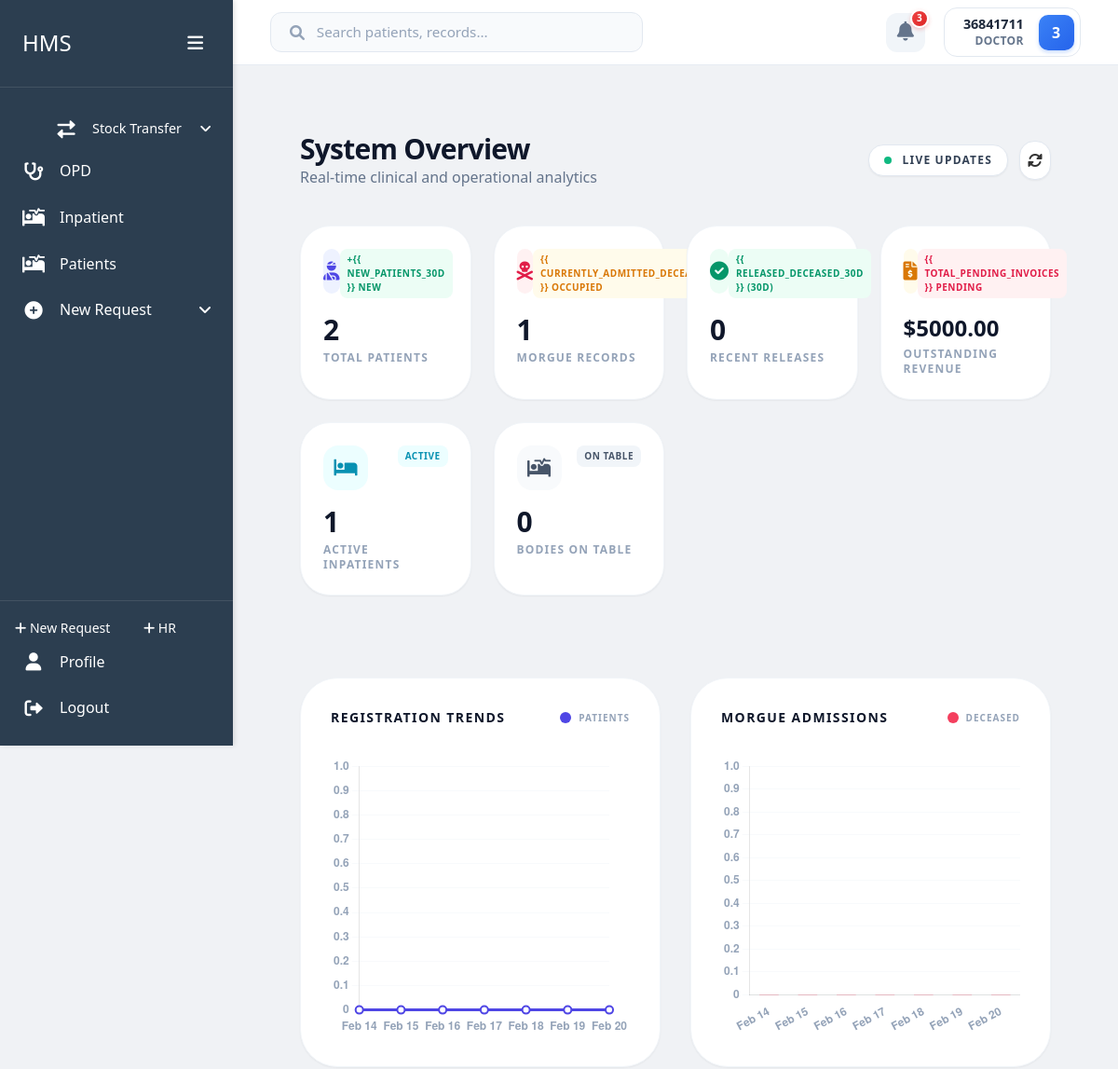
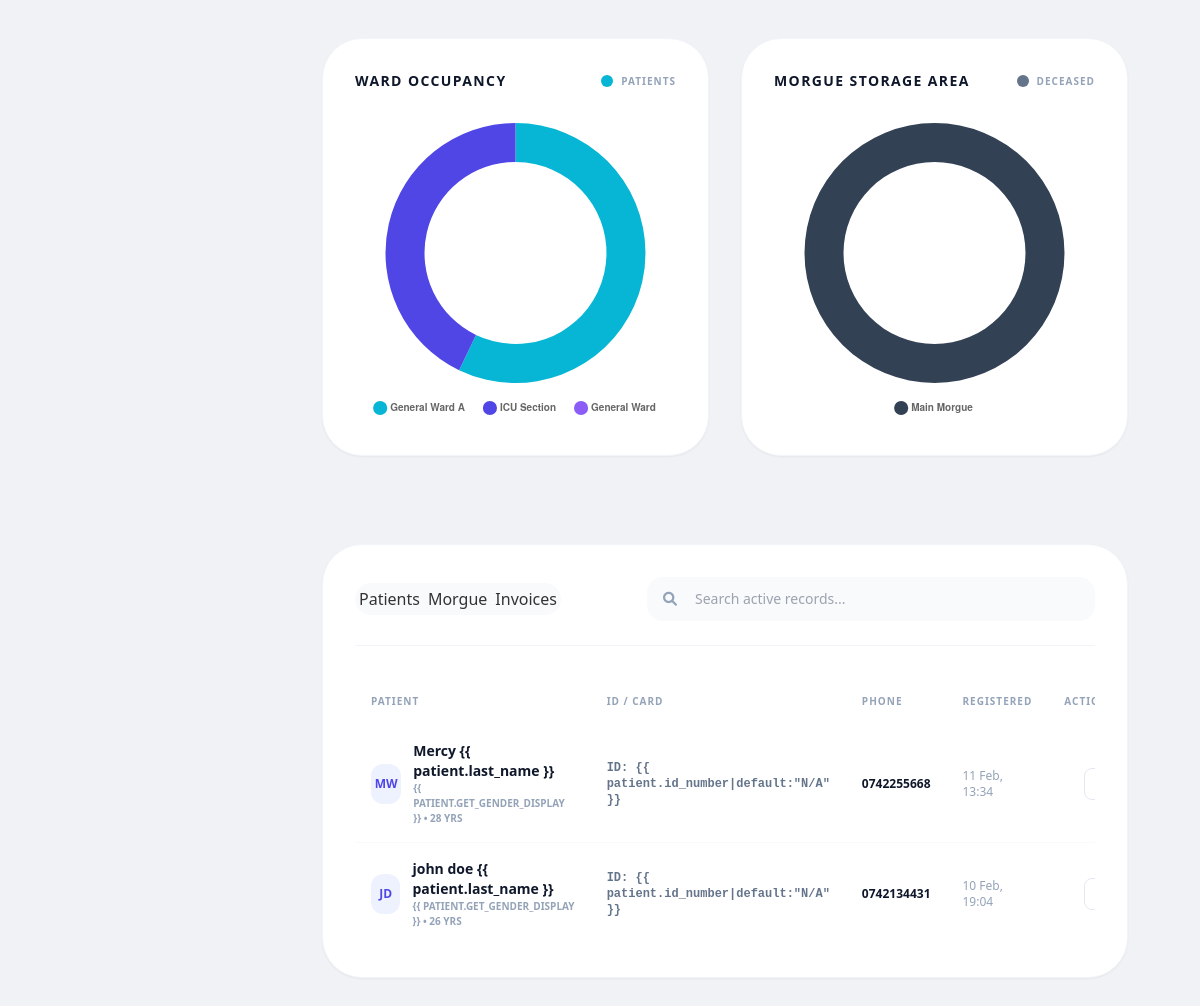
/users/dashboard/ (signed in), run on an earlier commit of the app's database (2 pictures, top to bottom).
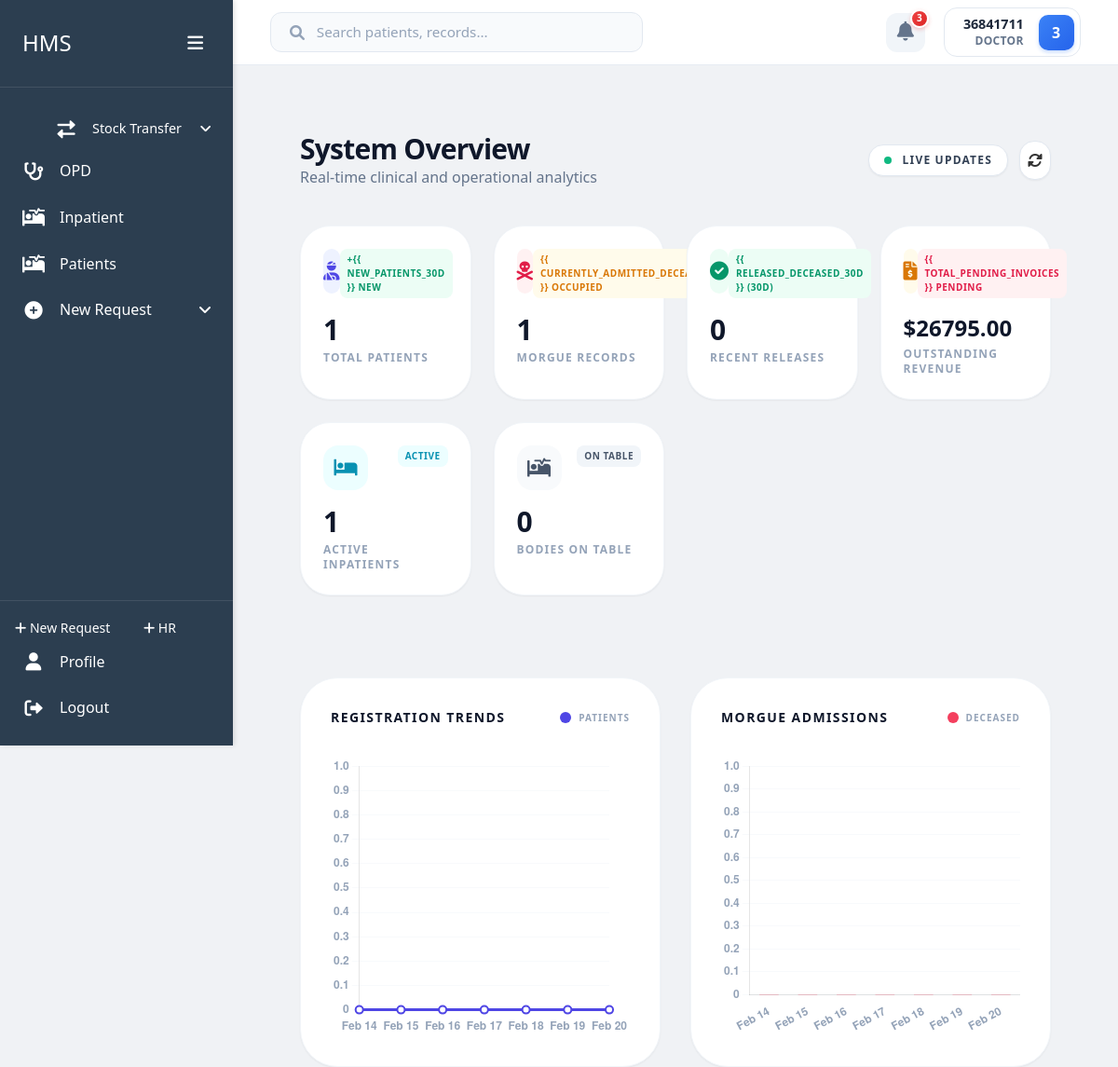
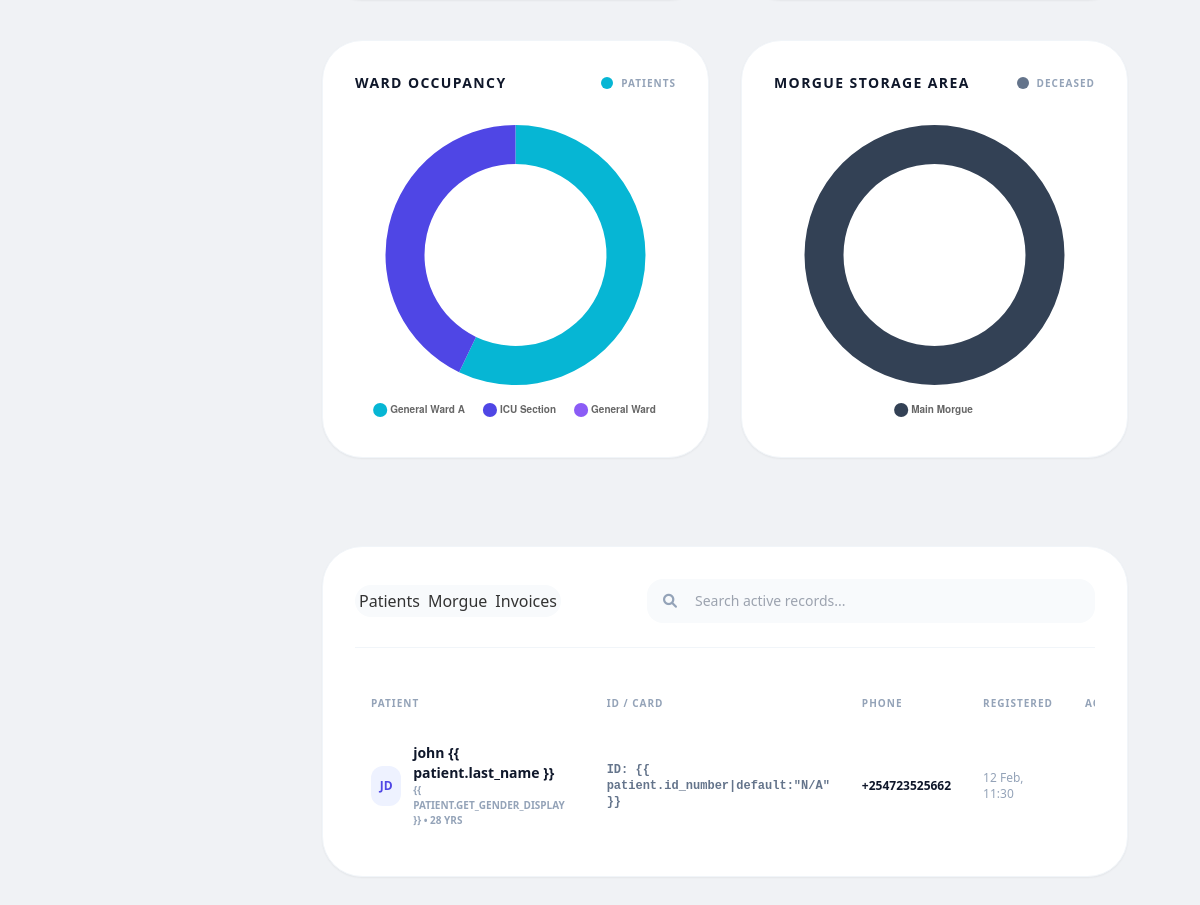
And on a later commit of the database (2 pictures, top to bottom).
### home/models.py (models this page shows, shortened)
class Patient(models.Model):
    GENDER_CHOICES = [
        ('M', 'Male'),
        ('F', 'Female'),
        ('O', 'Other'),
        ('N', 'Prefer not to say')
    ]
    first_name = models.CharField(max_length=100)
    last_name = models.CharField(max_length=100)
    id_number = models.CharField(max_length=20, unique=True, null=True, blank=True)
    date_of_birth = models.DateField()
    age = models.PositiveIntegerField(editable=False)  # Will be calculated automatically
    phone = models.CharField(max_length=15)
    location = models.CharField(max_length=200)
    gender = models.CharField(max_length=1, choices=GENDER_CHOICES)
    created_at = models.DateTimeField(auto_now_add=True)
    updated_at = models.DateTimeField(auto_now=True)
    created_by = models.ForeignKey('users.User', on_delete=models.SET_NULL, null=True, related_name='patients_created')

### users/views.py (the view)
# urls.py: path('dashboard/', views.dashboard_view, name='dashboard'),
@login_required
def dashboard_view(request):
    if not request.user.is_staff:
        raise PermissionDenied
    total_patients = Patient.objects.count()
    new_patients_30d = Patient.objects.filter(
        created_at__gte=datetime.now() - timedelta(days=30)
    ).count()
    total_deceased = Deceased.objects.count()
    currently_admitted_deceased = Deceased.objects.filter(is_released=False).count()
    released_deceased_30d = Deceased.objects.filter(
        is_released=True,
        release_date__gte=datetime.now() - timedelta(days=30)
    ).count()
    pending_invoices = Invoice.objects.filter(
        status__in=['Pending', 'Partial', 'Draft']
    ).select_related('patient', 'deceased').order_by('-created_at')[:10]
    total_pending_amount = Invoice.objects.filter(
        status__in=['Pending', 'Partial', 'Draft']
    ).aggregate(
        total=Sum(F('total_amount') - F('paid_amount'))
    )['total'] or 0
    today = date.today()
    days = [(today - timedelta(days=i)) for i in range(6, -1, -1)]
    chart_labels = [d.strftime('%b %d') for d in days]
    patient_trends = []
    deceased_trends = []
    for d in days:
        p_count = Patient.objects.filter(created_at__date=d).count()
        d_count = Deceased.objects.filter(created_at__date=d).count()
        patient_trends.append(p_count)
        deceased_trends.append(d_count)
    active_inpatient_count = Admission.objects.filter(status='Admitted').count()
    on_the_table_count = Deceased.objects.filter(is_released=False, storage_area='TEMPORARY').count()
    wards = Ward.objects.annotate(patient_count=Count('beds', filter=F('beds__is_occupied')))
    ward_labels = [w.name for w in wards]
    ward_data = [w.patient_count for w in wards]
    storage_distributions = Deceased.objects.filter(is_released=False).values('storage_area').annotate(count=Count('id'))
    storage_labels = []
    storage_data = []
    storage_area_map = dict(Deceased.STORAGE_AREA_CHOICES)
    for entry in storage_distributions:
        storage_labels.append(storage_area_map.get(entry['storage_area'], entry['storage_area']))
        storage_data.append(entry['count'])
    context = {
        'total_patients': total_patients,
        'new_patients_30d': new_patients_30d,
        'total_deceased': total_deceased,
        'currently_admitted_deceased': currently_admitted_deceased,
        'released_deceased_30d': released_deceased_30d,
        'active_inpatient_count': active_inpatient_count,
        'on_the_table_count': on_the_table_count,
        'ward_labels': ward_labels,
        'ward_data': ward_data,
        'storage_labels': storage_labels,
        'storage_data': storage_data,
        'recent_patients': Patient.objects.all().order_by('-created_at')[:5],
        'recent_deceased': Deceased.objects.all().order_by('-created_at')[:5],
        'pending_invoices': pending_invoices,
        'total_pending_invoices': Invoice.objects.filter(status__in=['Pending', 'Partial', 'Draft']).count(),
        'total_pending_amount': total_pending_amount,
        'chart_labels': chart_labels,
        'patient_trends': patient_trends,
        'deceased_trends': deceased_trends,
    }
    return render(request, 'users/dashboard.html', context)

### accounts/models.py (called while the page is built)
    @property
    def effective_amount(self):
        return self.total_amount - self.insurance_adjustment

    @property
    def balance(self):
        return self.effective_amount - self.paid_amount

### users/models.py (called while the page is built)
    @property
    def username(self):
        return f"{self.first_name} {self.last_name}".strip() if self.first_name or self.last_name else self.id_number

    def get_full_name(self):
        return self.username

### users/templates/users/dashboard.html (shortened to what the changed rows need)
{% extends 'users/dashboard_base.html' %}
{% load static %}
{% block content %}
    <div class="p-6 lg:p-10 space-y-10">
        <div class="flex flex-col md:flex-row md:items-center justify-between gap-6">
            <div>
                <h1 class="text-3xl font-black text-slate-900 tracking-tight">System Overview</h1>
            </div>
        </div>
        <div class="grid grid-cols-1 md:grid-cols-2 lg:grid-cols-4 gap-6">
            <div class="bg-white p-6 rounded-[32px] border border-slate-100 shadow-sm hover:shadow-md transition-all group">
                <div class="flex justify-between items-start mb-4">
                    <div class="w-12 h-12 rounded-2xl bg-indigo-50 flex items-center justify-center text-indigo-600 group-hover:bg-indigo-600 group-hover:text-white transition-all">
                    </div>
                    <span class="px-2 py-1 bg-emerald-50 text-emerald-600 rounded-lg text-[10px] font-black uppercase tracking-wider">+{{
                    new_patients_30d }} New</span>
                </div>
                <div class="text-3xl font-black text-slate-900 mb-1">{{ total_patients }}</div>
                <div class="text-xs font-bold text-slate-400 uppercase tracking-widest">Total Patients</div>
            </div>
            <div class="bg-white p-6 rounded-[32px] border border-slate-100 shadow-sm hover:shadow-md transition-all group">
                <div class="flex justify-between items-start mb-4">
                    <div class="w-12 h-12 rounded-2xl bg-amber-50 flex items-center justify-center text-amber-600 group-hover:bg-amber-600 group-hover:text-white transition-all">
                    </div>
                    <span class="px-2 py-1 bg-rose-50 text-rose-600 rounded-lg text-[10px] font-black uppercase tracking-wider">{{
                    total_pending_invoices }} Pending</span>
                </div>
                <div class="text-2xl font-black text-slate-900 mb-1">${{ total_pending_amount|floatformat:2 }}</div>
                <div class="text-xs font-bold text-slate-400 uppercase tracking-widest">Outstanding Revenue</div>
            </div>
        </div>
        <br>
        <br>
        <br>
        <br>
        <div class="bg-white p-8 rounded-[40px] border border-slate-100 shadow-sm">
            <div id="patients-tab" class="tab-content">
                <div class="overflow-x-auto">
                    <table class="w-full text-left" id="patientsTable">
                        <thead>
                            <tr>
                                <th class="px-4 py-4 text-[10px] font-black text-slate-400 uppercase tracking-widest">Patient</th>
                                <th class="px-4 py-4 text-[10px] font-black text-slate-400 uppercase tracking-widest">
                                    ID /
                                    Card
                                </th>
                                <th class="px-4 py-4 text-[10px] font-black text-slate-400 uppercase tracking-widest">Phone</th>
                                <th class="px-4 py-4 text-[10px] font-black text-slate-400 uppercase tracking-widest">Registered</th>
                                <th class="px-4 py-4 text-right text-[10px] font-black text-slate-400 uppercase tracking-widest">Actions</th>
                            </tr>
                        </thead>
                        <tbody class="divide-y divide-slate-50">
                            {% for patient in recent_patients %}
                                <tr class="hover:bg-slate-50/50 transition-colors group">
                                    <td class="px-4 py-4">
                                        <div class="flex items-center gap-3">
                                            <div class="w-10 h-10 rounded-xl bg-indigo-50 text-indigo-600 flex items-center justify-center font-black text-xs uppercase">{{ patient.first_name|first }}{{ patient.last_name|first }}</div>
                                            <div>
                                                <div class="text-sm font-black text-slate-900">
                                                    {{ patient.first_name }} {{
                                                    patient.last_name }}
                                                </div>
                                                <div class="text-[10px] font-bold text-slate-400 uppercase">
                                                    {{
                                                    patient.get_gender_display }} • {{ patient.age }} yrs
                                                </div>
                                            </div>
                                        </div>
                                    </td>
                                    <td class="px-4 py-4 font-mono text-xs font-bold text-slate-500">
                                        ID: {{
                                        patient.id_number|default:"N/A" }}
                                    </td>
                                    <td class="px-4 py-4 text-xs font-black text-slate-900">{{ patient.phone }}</td>
                                    <td class="px-4 py-4 text-xs text-slate-400">{{ patient.created_at|date:"d M, H:i" }}</td>
                                    <td class="px-4 py-4 text-right">
                                        <a href="{% url 'home:patient_detail' patient.pk %}" class="inline-flex items-center justify-center w-8 h-8 rounded-lg border border-slate-200 text-slate-400 hover:border-indigo-600 hover:text-indigo-600 transition-all">
                                        </a>
                                    </td>
                                </tr>
                            {% endfor %}
                        </tbody>
                    </table>
                </div>
            </div>
        </div>
    </div>
{% endblock %}

What changed in the data, as far as the page shows it:
removed Patient: first_name|first "M", last_name|first "W", first_name "Mercy", age "28", phone "0742255668", created_at "11 Feb, 13:34"
removed Patient: first_name|first "J", last_name|first "D", first_name "john doe", age "26", phone "0742134431", created_at "10 Feb, 19:04"
added Patient: first_name|first "J", last_name|first "D", first_name "john", age "28", phone "+254723525662", created_at "12 Feb, 11:30"
Also different on the page:
{{ total_patients }}: "2" → "1"
{{ total_pending_amount|floatformat:2 }}: "5000.00" → "26795.00"
